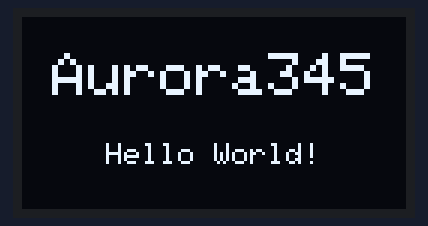
Simulated run of this program. Board: ESP32. Parts: 128×64 one-colour display.

Above: at 0.1 s.

The program:

main.cpp
```cpp
#include <Arduino.h>
#include <Wire.h>
#include <Adafruit_GFX.h>
#include <Adafruit_SSD1306.h>

const int screenWidth = 128;
const int screenHeight = 64;
const int oledReset = -1;
const int oledAddress = 0x3C;
const int sdaPin = 21;
const int sclPin = 22;

Adafruit_SSD1306 display(screenWidth, screenHeight, &Wire, oledReset);

void setup()
{
  Serial.begin(115200);
  Wire.begin(sdaPin, sclPin);

  if (!display.begin(SSD1306_SWITCHCAPVCC, oledAddress))
  {
    Serial.println("OLED初始化失败");
    while (true)
    {
      delay(1000);
    }
  }

  display.clearDisplay();
  display.setTextColor(SSD1306_WHITE);
  display.setTextSize(2);
  display.setCursor(10, 12);
  display.println("Aurora345");
  display.setTextSize(1);
  display.setCursor(28, 42);
  display.println("Hello World!");
  display.display();
}

void loop()
{
}
```
